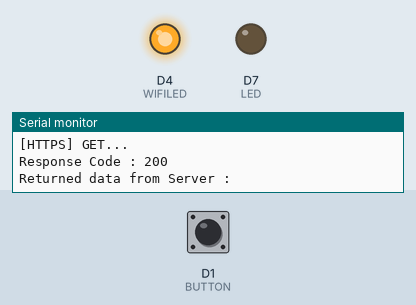
A sketch run on a simulated ESP8266 (NodeMCU). Shown: output pins drawn as LEDs (lit = HIGH), the last lines printed to the serial monitor. Inputs (shaded band) come from the test bench; at power-on: D1 (BUTTON) LOW. WiFi joins after 1.5 s; servers stay silent unless stated; uploads are accepted with an empty reply; the local clock reads 2024-03-15 10:24:30 at power-on unless the sketch sets it.

Above: at 3.4 s.
3.5 s: D1 (BUTTON) pulled HIGH for 1 s
At 3.7 s:
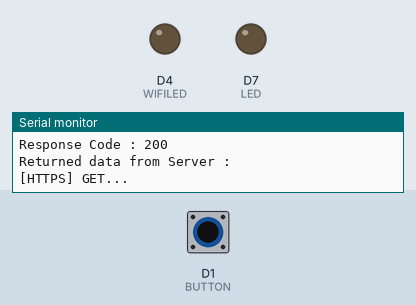
At 6.1 s:
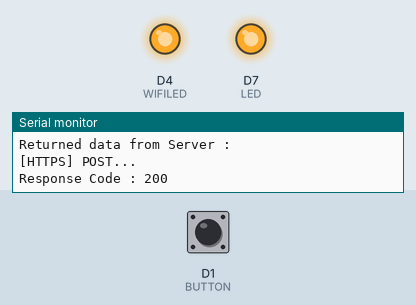
6.5 s: D1 (BUTTON) pulled HIGH for 3.2 s
At 6.7 s:
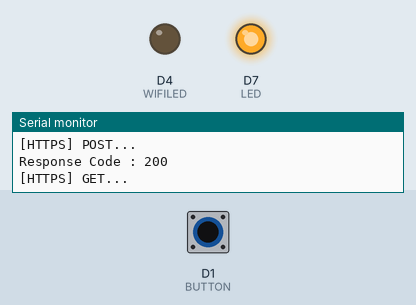
Timing chart, 0 to 11.2 s (numbered marks = the images above; inputs shaded):
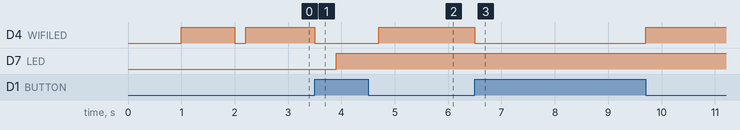

Measured:
- after the input at 3.5 s, D4 (WIFILED): HIGH → LOW at once, → HIGH 1.2 s later; D7 (LED): LOW → HIGH after 0.40 s
- after the input at 6.5 s, D4 (WIFILED): HIGH → LOW at once, → HIGH 3.2 s later

The sketch:

HTTPS_TESTLED.ino
```cpp
//Libraries
#include <ESP8266WiFi.h>
#include <WiFiClientSecure.h>
#include <ESP8266HTTPClient.h>


//Custom Modules


//----------------------------Webpage root certification to HTTPS---------------------------------------------------------
const char IRG_Root_X1 [] PROGMEM = R"CERT(
-----BEGIN CERTIFICATE-----
...
-----END CERTIFICATE-----
)CERT";


X509List cert(IRG_Root_X1); // Creating lis of certificates with the server root certificate


//--------------------------------API key to prevent unauthorized access---------------------------------------------------------
String API="this_is_your_secure_key";

String site ="https://nodemcustatus.jandzsogyorgy.hu";
String load = "/testLED/db_read.php";
String update = "/testLED/db_update.php";


//----------------------------WIFI credentials---------------------------------------------------------
const char* ssid = "Wifi_SSID_name";
const char* password = "this_is_your_secure_wifi_pass";


int ticks=0;        //"Count" the arduino loops, as using delay is a REALLY bad solution


int WIFILED = 2;    //Default Wifi LED on ESP8266
int BUTTON = D1;    //Button connected to D1
int LED = D7;       //External LED connected to D7
int id = 1;         //External LED's ID in Database


int lastOnlineState=0; //DEFAULT VALUE, LED will be off until first data sync


void setup()
{
  //--------------------------------  SERIAL CONNECTION -------------------------------------------
  Serial.begin(115200);   //Console baudrate
  Serial.println();
  Serial.println();
  Serial.println();

  //--------------------------------PIN MODES -------------------------------------------
  pinMode(LED_BUILTIN, OUTPUT);   //Pin's type
  pinMode(WIFILED, OUTPUT);
  pinMode(LED,OUTPUT);
  pinMode(BUTTON, INPUT);


  //---------------------------------------WIFI -------------------------------------------
  WiFi.mode(WIFI_STA);
  WiFi.begin(ssid, password);
  Serial.print("Connecting to WiFi ..");
  while (WiFi.status() != WL_CONNECTED)
    {
      Serial.print('.');
      blinkLed(WIFILED,1000);  //Blink while connecting to wifi
    }

  //--------------------------------  NTP TIME SYNC TO IMPLEMENT HTTPS -------------------------------------------
  configTime(3 * 3600, 0, "pool.ntp.org", "time.nist.gov");

  Serial.println("\nWaiting for NTP time sync: ");
  time_t now = time(nullptr);
  while (now < 8 * 3600 * 2)
    {
      delay(500);
      Serial.print(".");
      now = time(nullptr);
    }

  Serial.println("");
  struct tm timeinfo;
  gmtime_r(&now, &timeinfo);
  Serial.print("Current time: ");
  Serial.print(asctime(&timeinfo));


//--------------------------------  STARTUP -------------------------------------------
  loadState();    //Load LED's online state for the first time
}


void loop()
{
  ticks++;

  if (ticks>900000)   //Read from database every 10 seconds (+-1 sec)
    {
      loadState();
    }


  if (digitalRead(BUTTON)==HIGH) //Read button's state
    {
      updateState();
    }


  controllLedState();


}


//----------------------------------------------------------------------------------FUNCTONS---------------------------------------------------------------------------------------


int loadState()
  {
    if ((WiFi.status() == WL_CONNECTED))  //Wait for WiFi connection
      {
        digitalWrite(WIFILED, LOW);       //Turn ON LED during I/O actions

        WiFiClientSecure client;
        client.setTrustAnchors(&cert);
        HTTPClient https;

        if (https.begin(client, site + load))
          {
            Serial.print("\n[HTTPS] GET...\n");
            https.addHeader("Content-Type", "application/x-www-form-urlencoded");    //Specify content-type header
            int httpCodeGet = https.POST("API=" + API +"&ID=" + String(id)); //Send the request
            String payloadGet = https.getString();        //Get the response payload from server
            Serial.print("Response Code : ");             //If Response Code = 200 means Successful connection.
            Serial.println(httpCodeGet);                  //Print HTTP return code
            Serial.print("Returned data from Server : ");
            Serial.println(payloadGet);                   //Print request response payload
            https.end();
            lastOnlineState = payloadGet.toInt();
            digitalWrite(WIFILED, HIGH);                  //Turn OFF LED after I/O actions
            ticks=0;                                      //Reset counter
            return lastOnlineState;
          }
        else
          {
            Serial.printf("[HTTPS] Unable to connect\n");
          }
      }
    return -1;
  }


void updateState()
  {
    loadState();
    if ((WiFi.status() == WL_CONNECTED))  //Wait for WiFi connection
      {
          digitalWrite(WIFILED, LOW);   //Turn ON LED during I/O actions

          WiFiClientSecure client;
          client.setTrustAnchors(&cert);
          HTTPClient https;


          int newState;
          if (lastOnlineState==0)
            {
              newState = 1;
            }
          else
              newState = 0;


          if (https.begin(client, site + update)) // HTTPS
            {
              Serial.print("\n[HTTPS] POST...\n");
              https.addHeader("Content-Type", "application/x-www-form-urlencoded"); //  Specify content-type header
              int httpCodeSend = https.POST("API=" + API +"&Status=" + newState); //  Send the request
              String payloadSend = https.getString(); //  Get the response payload
              Serial.print("Response Code : "); //  If Response Code = 200 means Successful connection, if -1 means connection failed
              Serial.println(httpCodeSend); //  Print HTTP return code
              https.end();
              lastOnlineState = newState;
            }
          else
            {
              Serial.printf("[HTTPS] Unable to connect\n");
            }

          controllLedState();
          digitalWrite(WIFILED, HIGH);  //Turn OFF LED after I/O actions
      }
  }


void blinkLed(int LED,int delaytime)   //Delay in ms
{
  digitalWrite(LED, LOW);
  delay(delaytime);
  digitalWrite(LED, HIGH);
  delay(delaytime);
  digitalWrite(LED, LOW);
}


void controllLedState()
{
  if (lastOnlineState == 1)
    {
      digitalWrite(LED, HIGH); //Turn off Led
    }
  else
    {
      digitalWrite(LED, LOW); //Turn off Led
    }
}
```
